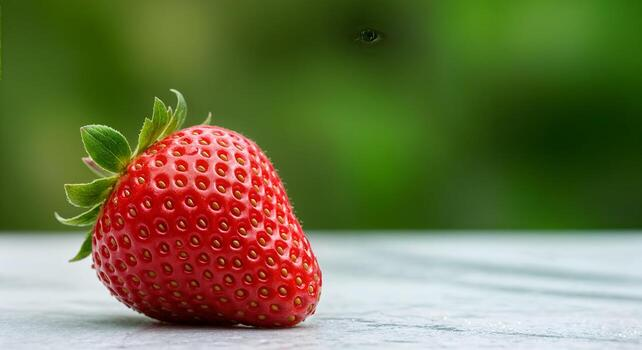
#> input picture CV-lab/input.jpg, 642 x 350 px
$ python ex13.py
#> lines starting #> are read from the running program, lines starting #| are printed output that depends on the picture
### CV-lab/cv_lab_common.py
"""Small helpers shared by the numbered OpenCV lab experiments."""

from pathlib import Path

import cv2


LAB_DIR = Path(__file__).resolve().parent


def image_path(filename: str = "input.jpg") -> Path:
    return LAB_DIR / filename


def read_image(filename: str = "input.jpg", flags: int = cv2.IMREAD_COLOR):
#> called with filename = 'input.jpg', flags = 1
    path = image_path(filename)
    image = cv2.imread(str(path), flags)
#> image is the input picture: shape (350, 642, 3); mean B, G, R 73.5, 116.1, 112.3
    if image is None:
        raise FileNotFoundError(f"Could not read image: {path}")
    return image


# [7 lines left out: function read_video, not called in this run]


def show_images(*named_images):
    """Show resizable, screen-sized image windows and wait for a key press."""
    if not named_images:
        return

    max_width = 800
    max_height = 650
    for title, image in named_images:
        height, width = image.shape[:2]
        scale = min(1, max_width / width, max_height / height)
        window_width = max(1, round(width * scale))
        window_height = max(1, round(height * scale))

        cv2.namedWindow(title, cv2.WINDOW_NORMAL)
        cv2.imshow(title, image)
        cv2.resizeWindow(title, window_width, window_height)
    cv2.waitKey(0)
    cv2.destroyAllWindows()

### CV-lab/ex13.py


import cv2
import numpy as np

from cv_lab_common import read_image, show_images


def affine_transform(image):
    height, width = image.shape[:2]
#> height = 350; width = 642
    source = np.float32([[0, 0], [width - 1, 0], [0, height - 1]])
#> source = [[0, 0], [641, 0], [0, 349]]
    destination = np.float32([
        [width * 0.10, height * 0.10],
        [width * 0.90, height * 0.05],
        [width * 0.20, height * 0.90],
    ])
    matrix = cv2.getAffineTransform(source, destination)
    return cv2.warpAffine(image, matrix, (width, height))
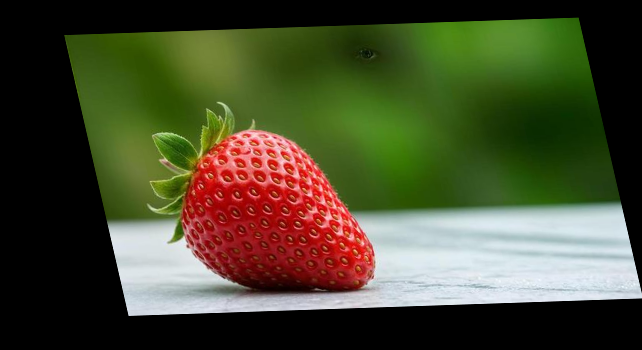
#> returned value: shape (350, 642, 3); mean of channels 0, 1, 2 47.6, 75.2, 72.7; drawn as B, G, R


if __name__ == "__main__":
    image = read_image()
    show_images(("Original", image), ("Affine transformation", affine_transform(image)))
#> in show_images, `max_width = 800`: max_width = 800
#> the loop in show_images, `for title, image in named_images:` made 2 passes
#> (scale, window_width, window_height) on passes 1 to 2: (1, 642, 350), (1, 642, 350)
